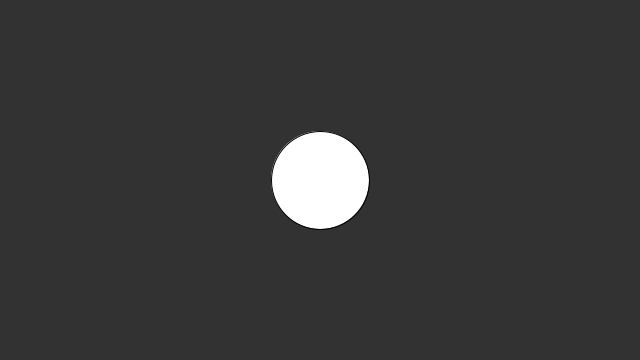
Frame 1 (no input)
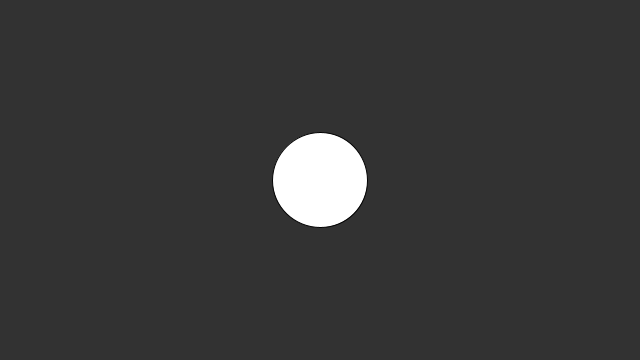
Frame 60 (the mouse pressed at the canvas centre just before this capture)
Frame 120 (the mouse held since frame 60 and released just before this capture): identical to frame 1, image omitted

The Processing sketch that drew these frames (run headless with seeded random() and noise(); from frame 60 on, the mouse is pressed at the canvas centre):

// Processing sketch: nerveousBall
// ── nerveousBall.pde

int circleRadius;


void setup() {
  size(640, 360);
}

void draw() {
  println(circleRadius);
  background(50);
  circleRadius = int(random(95, 100));
  ellipse(width/2, height/2, circleRadius, circleRadius);
}
